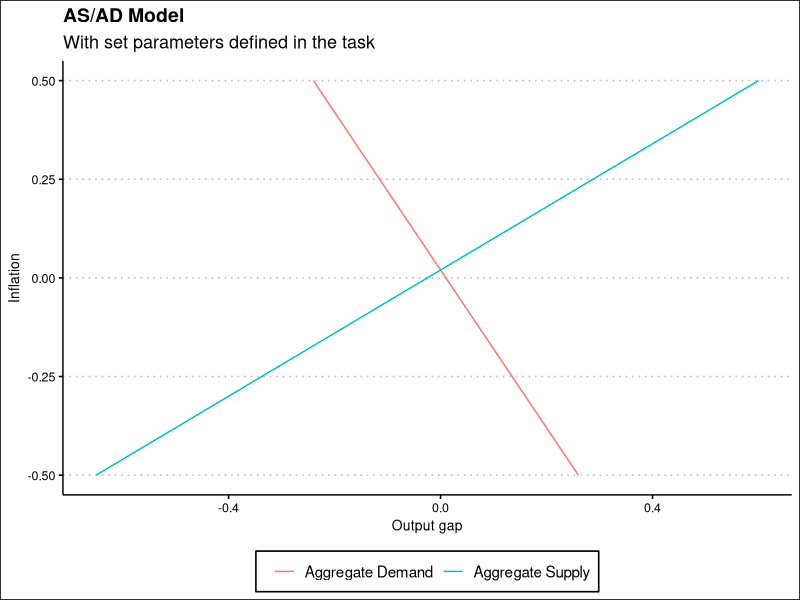
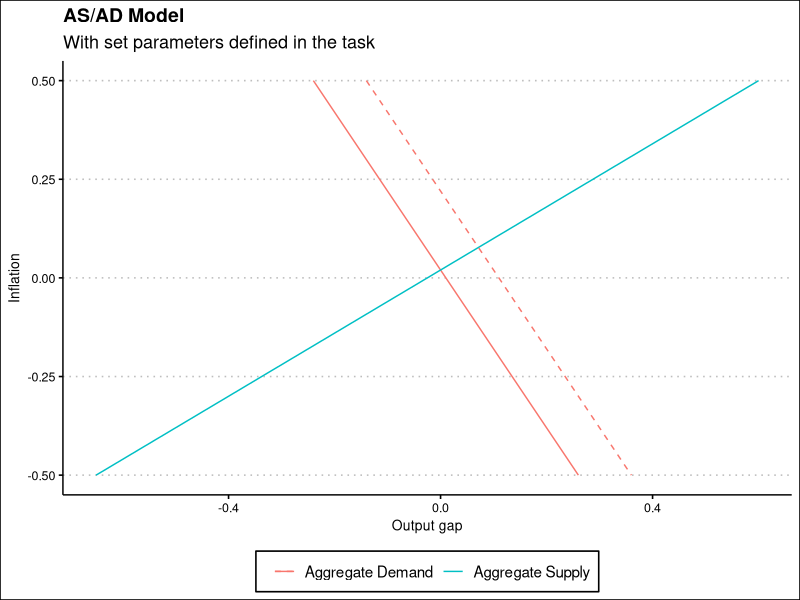
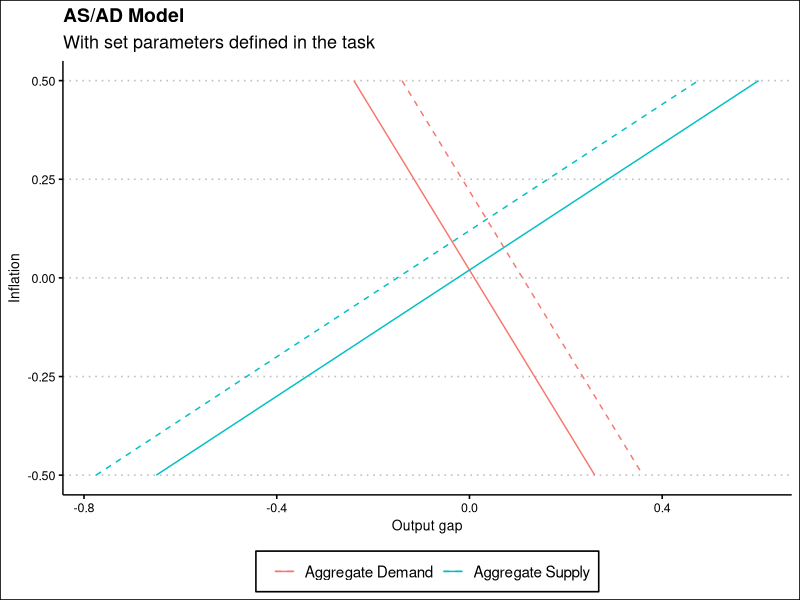
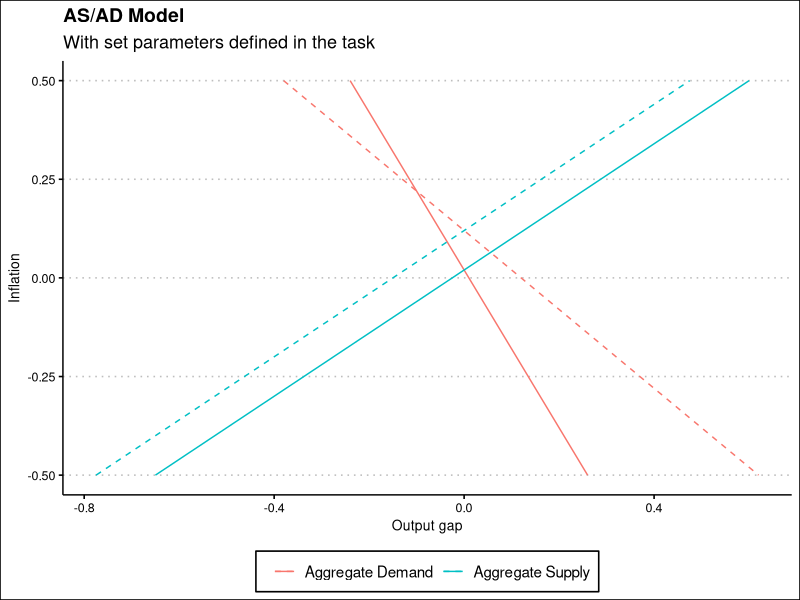
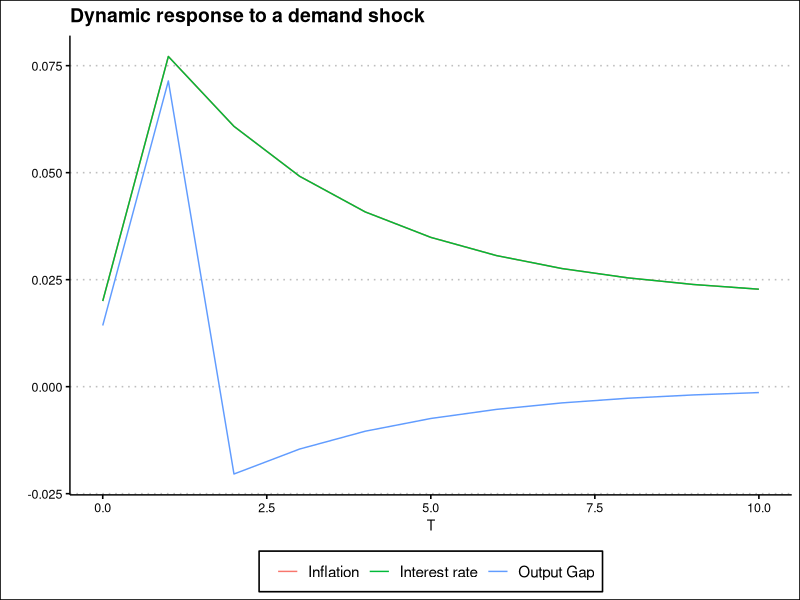
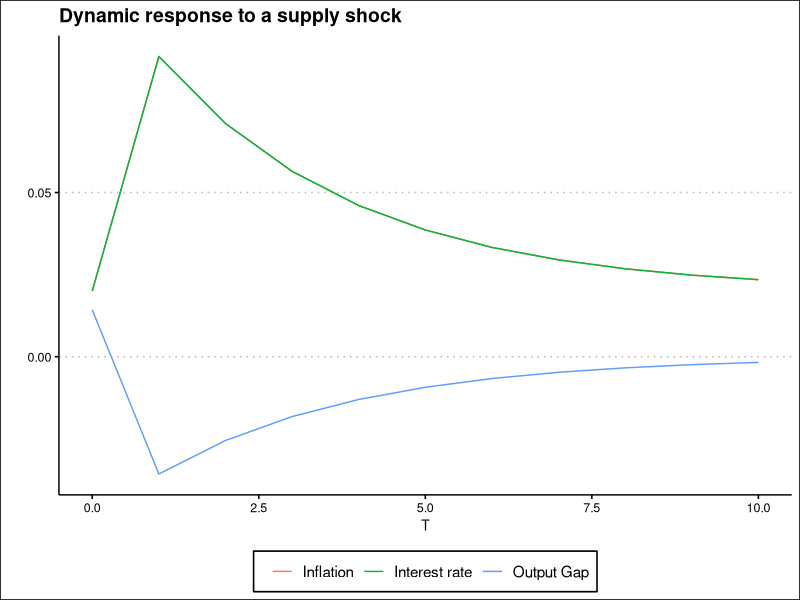
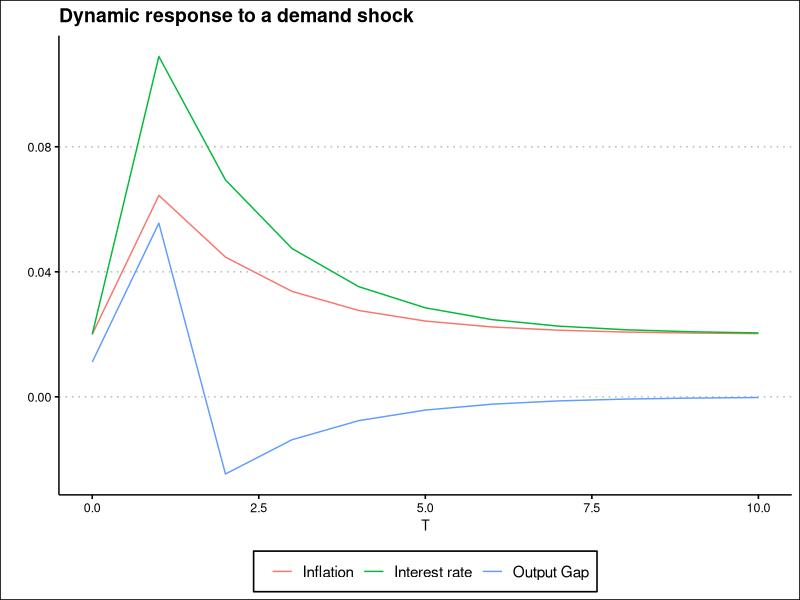
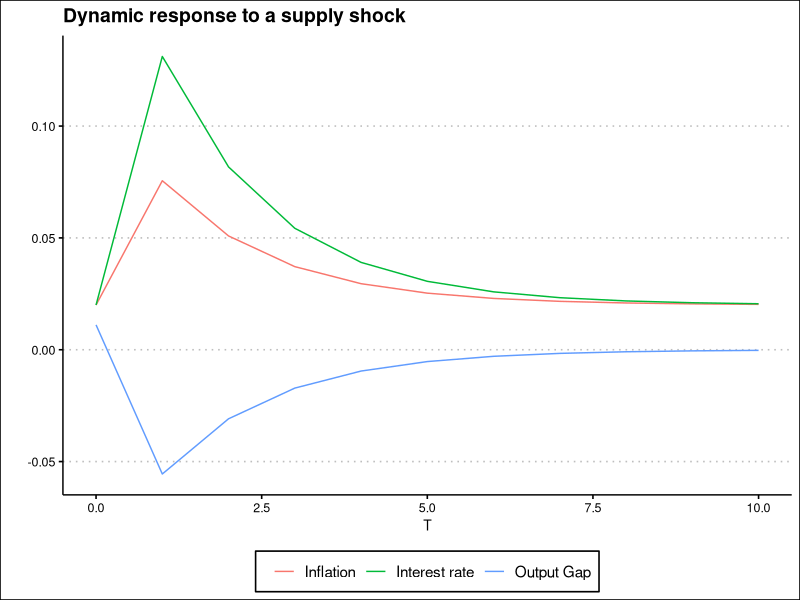

These charts were generated, in order, by the following R code:
## ---- chunk 1
knitr::opts_chunk$set(echo = TRUE, cache = F)
## ---- chunk 2

# Packages
#First of all we need to load some common packages that will be used in order 
# to solve the problems at hand. Other packages that will be installed to solve 
# specific tasks will be pasted in their own sections

# Primary Packages

  library(tidyverse)

# Additional packages

  library(assertthat)
  library(magrittr)
  library(ggthemes)

# This problem consists of creating function in order to solve some equations 
# about the AS-AD model of the economy

# Defining Functions ----
# We define the Interest Rate first, because we need it in the following equations

  nominal_interest_rate <- function(pi, m, pibar, rbar) {
    R_t <- (m*(pi - pibar))+rbar
    return(R_t)
  }
  
# When the interest rate function is complete, we can create functions for the 
# aggregate demand and supply

# Function to define the the output gap by demand

  y_demand <- function(pi, a, b, rbar, m, pibar) {
    R_t <- (nominal_interest_rate(pi=pi,
                           m=m,
                           pibar=pibar,
                           rbar=rbar))
    y <- a - (b*(R_t - rbar))
    return(y)
  }
  
# Function to define the output gap by supply

  y_supply <- function(pi, pi_lag, nu, o) {
    y <- (pi - pi_lag - o) / nu
    return(y)
  }
  
# When the functions are defined we can use the tests supplied to us by the 
# assignment in order to check the validity of the functions. If the output of 
# the tests results in TRUE, then one can assume that the functions have the 
# desired functionality

## ---- chunk 3
library(assertthat)

# Tests for assignment 1. Leave this code chunk *unchanged* and 
# ensure you run the tests *after* the chunk with you answer to 
# assignment 1. 

assert_that(
  nominal_interest_rate(pi=.0, m=1, pibar=.02, rbar=.02) <
    nominal_interest_rate(pi=.02, m=1, pibar=.02, rbar=.02),
  msg = "Interest rate isn't falling with lowered inflation"
)


assert_that(
  y_demand(pi=.02,a=0,b=.5,rbar=0.02,m=1,pibar=.02) < 
    y_demand(pi=.0,a=0,b=.5,rbar=0.02,m=1,pibar=.02),
  msg = "Demand curve isn't decreasing with higher prices"
)

assert_that(
  y_supply(pi=.00,pi_lag=.02, nu=.8, o=0) < 
    y_supply(pi=.02,pi_lag=.02, nu=.8, o=0),
  msg = "Supply isn't increasing with higher inflation"
)

assert_that(
  nominal_interest_rate(pi=.1, m=2, pibar=.02, rbar=.02)==.18,
  msg="Interest rate function returns wrong values"
  )

assert_that(
  abs(y_demand(pi=1,a=10,b=10,rbar=0.02,m=1,pibar=.02)-.2)<.0001,
  msg="Demand function returns wrong values"
)

assert_that(
  abs(y_supply(pi=-.01,pi_lag=.05, nu=.3, o=.1)+0.5333)<0.001,
  msg="Supply function returns wrong values"
)

## ---- chunk 4
#This problem requires that we create a plot based on the functions we created 
# in the last problem, and use it to formulate a diagram of the AS/AD model.

# I will use data frames in order to store the output from the functions from 
# the last task and plot them using ggplot2.

# Problem 2.1
# First of all, we need to define the variables as presented in the task 
# description. We store these values in variables in order to ease the process 
# of using them in equations later in the task.

  a <- 0
  b <- 0.5
  m <- 1
  nu <- 0.8
  pibar <- 0.02
  rbar <- 0.02
  o <- 0
  pi_lag <- pibar
  
# As the figure is based on the inflation in the economy, we can store a 
# sequence of values for pi in a data frame in order to simulate different 
# figures for inflation in the economy. The we use the specified functions from 
# Problem 1 in order to calculate the output gap from demand and supply in the economy.

  y_output <- 
    tibble(                                                        # Create a data frame
      pi = seq(-0.5, 0.5, by = .005),                              # Simulate pi values
      demand_outputgap = y_demand(pi, a, b, rbar, m, pibar),       # Calculate output gap (demand)
      supply_outputgap = y_supply(pi, pi_lag, nu, o)               # Calculate output gap (supply)
    )
  
# Plot of problem 2.1
  plot.2.1 <- y_output %>% 
    ggplot() +
    
    # Lines
    geom_line(aes(x = demand_outputgap, y = pi, col = "Aggregate Demand")) +
    geom_line(aes(x = supply_outputgap, y = pi, col = "Aggregate Supply")) +
    guides(size="none") +
  
    # Correct legend and labels
    labs(x = "Output gap",
         y = "Inflation",
         title = "AS/AD Model",
         subtitle = "With set parameters defined in the task",
         colour = "") +

    # Visual improvements
    theme_clean() +
    theme(legend.position = "bottom")

  plot.2.1
  
# Problem 2.2
#To solve the next task I have chosen to redefine the `y_output`data frame, 
# and add values in order to simulate the demand and supply shocks that follow 
# this task. First of all i added two new variables to the script, `a_2` and `o_2`. 
  
  a_2 <- 0.1      # A change representing a demand shock
  o_2 <- 0.1      # A change representing a supply shock
  
# With these new values to represent a shock in the economy I will plot the 
# following effects in a diagram similat to the one stored in `plot.2.1`.
  
  y_output <- 
    tibble(
      pi = seq(-0.5, 0.5, by = .005),
      demand_outputgap = y_demand(pi, a, b, rbar, m, pibar),
      supply_outputgap = y_supply(pi, pi_lag, nu, o),
      demand_shock = y_demand(pi, a_2, b, rbar, m, pibar),
      supply_shock = y_supply(pi, pi_lag, nu, o_2)
      )

# After we have appended these new calculations we can use the existing framework 
# in order to add the new lined. First of all we can plot the demand shock to 
# the diagram. The shocks will be represented by dashed lines in the diagrams.
  
plot.2.2 <- y_output %>% 
    ggplot() +
    
    # Lines
    geom_line(aes(x = demand_outputgap, y = pi, col = "Aggregate Demand")) +
    geom_line(aes(x = supply_outputgap, y = pi, col = "Aggregate Supply")) +
    geom_line(aes(x = demand_shock, y = pi, col = "Aggregate Demand"), linetype = "dashed") +  # Demand Shock
    guides(size="none") +
    
    # Correct legend and labels
    labs(x = "Output gap",
         y = "Inflation",
         title = "AS/AD Model",
         subtitle = "With set parameters defined in the task",
         colour = "") +
    
    # Visual improvements
    theme_clean() +
    theme(legend.position = "bottom")

plot.2.2

# Problem 2.3
# With this new framework we can easily append the supply shock to the same 
# diagram in order to compare and contrast the two and their effects on the 
# model as a whole. 

plot.2.3 <- 
    plot.2.2 +
    geom_line(aes(x = supply_shock, y = pi, col = "Aggregate Supply"), linetype = "dashed")

plot.2.3

# Problem 2.4
# In this problem we have to change the value of m in order to change how 
# monetary policy affects the economy. We start this new diagram by defining a 
# new variable, `m_2` which will represent this change in monetary policy.

  m_2 <- 2
  
# Then we can create a new framework in order to visualize the changes in 
# the m value in the model.
  
  y_output_mr <- 
    tibble(
      pi = seq(-0.5, 0.5, by = .005),
      demand_outputgap = y_demand(pi, a, b, rbar, m, pibar),
      supply_outputgap = y_supply(pi, pi_lag, nu, o),
      demand_shock = y_demand(pi, a_2, b, rbar, m_2, pibar),
      supply_shock = y_supply(pi, pi_lag, nu, o_2)
    )
  
# And for the last time we can utilize the framework for the diagram we created 
# for the previous tasks and use it in order to create a diagram showing the 
# changes the new m value applies to the model.

  plot.2.4 <- y_output_mr %>% 
    ggplot() +
    
    # Lines
    geom_line(aes(x = demand_outputgap, y = pi, col = "Aggregate Demand")) +
    geom_line(aes(x = supply_outputgap, y = pi, col = "Aggregate Supply")) +
    geom_line(aes(x = demand_shock, y = pi, col = "Aggregate Demand"), linetype = "dashed") +  # Demand Shock
    geom_line(aes(x = supply_shock, y = pi, col = "Aggregate Supply"), linetype = "dashed") +  # Supply shock
    guides(size="none") +
    
    # Correct legend and labels
    labs(x = "Output gap",
         y = "Inflation",
         title = "AS/AD Model",
         subtitle = "With set parameters defined in the task",
         colour = "") +
    
    # Visual improvements
    theme_clean() +
    theme(legend.position = "bottom")

plot.2.4

# Brief comment on the changes in m
# The changes in monetary policy from the perspective of the output gap
# makes it so the aggregate demand is more responsive to changes
# in the inflation. This is in line with the concept of a higher
# monetary policy.

## ---- chunk 5

# In order to solve this problem we need to define a couple of new functions 
# that will help us to calculate the output gap equilibrium and this inflation 
# in the economy in time = t. The function for the nominal interest rate R_t 
# is already defined in the `nominal_interest_rate`-function.

# Function for the output gap  
  output_gap <- function(a, b, m, nu, o, pi, pi_lag) {
    y <- (1/(1+(b*m*nu))) * (a - (b*m)*(pi_lag + o - pi))
    return(y)
  }
  
# Function for inflation
  inflation_t <- function(pi_lag, nu, y, o) {
    pi <- (pi_lag + (nu * y) + o)
    return(pi)
  }

# I have also chosen to create a simple naming function in order to properly 
# name the output of the function I have created to create the plots.

  type_shock <- function(type) {
    if(type == "o") {
      return("supply")
    } else {
      return("demand")} 
  }

# This function will change it's value based on wheter the shock is a 
# demand or supply shock.

# I have chosen to use the defined variables from Problem 2 as a framework for 
# the economy in the status quo of the economy `(t=0)`. The calculations are 
# also done within the framework of a large function. In hindsight it would 
# probably be more practical to split some of the the functions functionality 
# in to smaller functions, but alas here we are.

  simulate_shock <- function(shock_value, shock_variable, m) {            # Create a data frame that will 
    sim_economy <- tibble(                                                # store the inputs and 
      t = c(0:10),                                                        # outputs of the simulation
      a = 0,
      b = 0.5,
      m = m,
      nu = 0.8,
      o = 0,
      pibar = 0.02,
      rbar = 0.02,
      pi_lag = NA,
      R_t = NA,
      pi = NA,
      y = NA,
    )
    
    # Setup for the shock simulation
    # These lines sets the stage by defining the "staus quo" in t=0
    sim_economy$pi_lag[1] <- sim_economy$pibar[1]
    sim_economy$pi[1] <- sim_economy$pibar[1]
    sim_economy[[2, shock_variable]] <- shock_value                        # This line sets the shock
                                                                           # in t=1
    sim_economy$R_t[1] <- nominal_interest_rate(pi = sim_economy$pi[1],
                                                m = sim_economy$m[1],
                                                pibar = sim_economy$pibar[1],
                                                rbar = sim_economy$rbar[1])
    sim_economy$y[1] <- output_gap(a = sim_economy$pi[1],
                                   b = sim_economy$b[1],
                                   m = sim_economy$m[1],
                                   nu = sim_economy$nu[1],
                                   o = sim_economy$o[1],
                                   pi = sim_economy$pi[1],
                                   pi_lag = sim_economy$pi_lag[1])
    
    
    # Simulation of the economy
    for(i in 2:nrow(sim_economy)) {
      sim_economy$pi_lag[i] <- sim_economy$pi[i-1]                          # Calculating pi lag
      
      sim_economy$y[i] <- output_gap(sim_economy$a[i],                      # Calculating Output Gap
                                     sim_economy$b[i],
                                     sim_economy$m[i],
                                     sim_economy$nu[i],
                                     sim_economy$o[i],
                                     sim_economy$pibar[i], 
                                     sim_economy$pi_lag[i])
      
      sim_economy$pi[i] <- inflation_t(sim_economy$pi_lag[i],               # Calculation pi
                                       sim_economy$nu[i],
                                       sim_economy$y[i],
                                       sim_economy$o[i])
      
      sim_economy$R_t[i] <- nominal_interest_rate(sim_economy$pi[i],        # Calculating R_t
                                                  sim_economy$m[i],
                                                  sim_economy$pibar[i],
                                                  sim_economy$rbar[i])
    }
    
    # Plotting the results
    plot.sim.econ <- 
      sim_economy %>% 
      ggplot() +
      geom_line(aes(x = t, y = y, col = "Output Gap"))+
      geom_line(aes(x = t, y = pi, col = "Inflation"))+
      geom_line(aes(x = t, y = R_t, col = "Interest rate")) +
      
      # Labels
      labs(x = "T",
           y = "",
           colour = "",
           title = paste("Dynamic response to a", type_shock(shock_variable), "shock")) +
      
      # Changing the look of the plot
      theme_clean() +
      theme(legend.position = "bottom")
    
    return(plot.sim.econ)
  }
  
# With the function defined, we can use it in order to see different scenarios
# where m is equal to 1 and 2, and where there is a supply and demand shock
# with a shock value equal to 0.1
  
  simulate_shock(0.1, "a", 1)
  simulate_shock(0.1, "o", 1)
  simulate_shock(0.1, "a", 2)
  simulate_shock(0.1, "o", 2)



## ---- chunk 6

# In order to solve this problem we can create two new functions
# in order to determine the new y and R_t values with the
# specified formulas
  
  # The 'new' R_t
  nominal_interest_rate_optimal <- function(rbar, a, b, nu, lambda, pi_lag, pibar, o) {
    oR_t <- rbar + (a/b) + ((nu/(b*(lambda + (nu^2))))*(pi_lag - pibar + o))
    return(oR_t)
  }
  
  # The 'new' y
  output_gap_optimal <- function(nu, b, lambda, pibar, pi_lag, o) {
    oY <- (nu/(b*(lambda + (nu^2))))*(pibar - pi_lag - o)
    return(oY)
  }
  
# Then, we can use these formulas in a similar way to the last problem
# to simulate how the nominal interest rate and output gap will be
# affected by which model is in use
  
  sim_economy_optimal <- tibble(
    t = c(0:10),
    a = 0,
    b = 0.5,
    m = 2,
    nu = 0.8,
    o = 0,
    pibar = 0.02,
    rbar = 0.02,
    lambda = 1,
    pi_lag = NA,
    R_t = NA,
    oR_t = NA,
    pi = NA,
    y = NA,
    oY = NA,
  )

# Then we need to modify this data frame in order to insert the
# values that appear in the the status quo reference frame (t=0)

  sim_economy_optimal$pi_lag[1] <- sim_economy_optimal$pibar[1] # Defines the first pi_lag as targeted pi (pibar)
  sim_economy_optimal$pi[1] <- sim_economy_optimal$pibar[1]     # Sets the first pi as targeted pi
  sim_economy_optimal[[2, "o"]] <- 0.1                          # This line sets the shock
                                                                # in t=1
  sim_economy_optimal$R_t[1] <- nominal_interest_rate(pi = sim_economy_optimal$pi[1], # Set R_t in t=0
                                              m = sim_economy_optimal$m[1],
                                              pibar = sim_economy_optimal$pibar[1],
                                              rbar = sim_economy_optimal$rbar[1])
  
  sim_economy_optimal$y[1] <- output_gap(a = sim_economy_optimal$pi[1], # Set y in t=0
                                 b = sim_economy_optimal$b[1],
                                 m = sim_economy_optimal$m[1],
                                 nu = sim_economy_optimal$nu[1],
                                 o = sim_economy_optimal$o[1],
                                 pi = sim_economy_optimal$pi[1],
                                 pi_lag = sim_economy_optimal$pi_lag[1])
  
  sim_economy_optimal[[1, "oR_t"]] <-                           # Set optimal R_t
    nominal_interest_rate_optimal(rbar = sim_economy_optimal[[1, "rbar"]],
                                  a = sim_economy_optimal[[1, "a"]],
                                  b = sim_economy_optimal[[1, "b"]],
                                  nu = sim_economy_optimal[[1, "nu"]],
                                  lambda = sim_economy_optimal[[1, "lambda"]],
                                  pi_lag = sim_economy_optimal[[1, "pi_lag"]],
                                  pibar = sim_economy_optimal[[1, "pibar"]],
                                  o = sim_economy_optimal[[1, "o"]])
  
  sim_economy_optimal[[1, "oY"]] <- 
    output_gap_optimal(nu = sim_economy_optimal[[1, "nu"]],
                       b = sim_economy_optimal[[1, "b"]],
                       lambda = sim_economy_optimal[[1, "lambda"]],
                       pibar = sim_economy_optimal[[1, "pibar"]],
                       pi_lag = sim_economy_optimal[[1, "pi_lag"]],
                       o = sim_economy_optimal[[1, "o"]])
  
# Then we can recycle some code from Problem 3 and use it to simulate
# both the formulas response from (2) and also the optimal formulas
  
  for(i in 2:nrow(sim_economy_optimal)) {
    sim_economy_optimal$pi_lag[i] <- sim_economy_optimal$pi[i-1]                      # Calculating pi lag
    
    sim_economy_optimal$y[i] <- output_gap(sim_economy_optimal$a[i],                  # Calculating Output Gap
                                   sim_economy_optimal$b[i],
                                   sim_economy_optimal$m[i],
                                   sim_economy_optimal$nu[i],
                                   sim_economy_optimal$o[i],
                                   sim_economy_optimal$pibar[i], 
                                   sim_economy_optimal$pi_lag[i])
    
    sim_economy_optimal$pi[i] <- inflation_t(sim_economy_optimal$pi_lag[i],           # Calculation pi
                                     sim_economy_optimal$nu[i],
                                     sim_economy_optimal$y[i],
                                     sim_economy_optimal$o[i])
    
    sim_economy_optimal$R_t[i] <- nominal_interest_rate(sim_economy_optimal$pi[i],    # Calculating R_t
                                                sim_economy_optimal$m[i],
                                                sim_economy_optimal$pibar[i],
                                                sim_economy_optimal$rbar[i])
    
    sim_economy_optimal[[i, "oR_t"]] <-                                  # Simulate optimal R_t
      nominal_interest_rate_optimal(rbar = sim_economy_optimal[[i, "rbar"]],
                                    a = sim_economy_optimal[[i, "a"]],
                                    b = sim_economy_optimal[[i, "b"]],
                                    nu = sim_economy_optimal[[i, "nu"]],
                                    lambda = sim_economy_optimal[[i, "lambda"]],
                                    pi_lag = sim_economy_optimal[[i, "pi_lag"]],
                                    pibar = sim_economy_optimal[[i, "pibar"]],
                                    o = sim_economy_optimal[[i, "o"]]) 
    
    sim_economy_optimal[[i, "oY"]] <-                                    # Simulate optimal oY
      output_gap_optimal(nu = sim_economy_optimal[[i, "nu"]],
                         b = sim_economy_optimal[[i, "b"]],
                         lambda = sim_economy_optimal[[i, "lambda"]],
                         pibar = sim_economy_optimal[[i, "pibar"]],
                         pi_lag = sim_economy_optimal[[i, "pi_lag"]],
                         o = sim_economy_optimal[[i, "o"]])
      
  }
  
  plot.sim.opt.econ <- 
    sim_economy_optimal %>% 
    ggplot() +
    
    geom_line(aes(x = t, y = y, col = "Output gap (Non-optimal)")) +
    geom_line(aes(x = t, y = oY, col = "Output gap (Optimal)")) +
    geom_line(aes(x = t, y = R_t, col = "Nominal Interest Rate (Non-optimal")) +
    geom_line(aes(x = t, y = oR_t, col = "Nominal Interest Rate (Optimal")) +
    
    labs(x = "T",
         y = "",
         colour = "",
         title = "Comparing optimal monetary response to a simplification",
         subtitle = "Positive supply shock") +
    
    # Changing the look of the plot
    theme_classic() +
    theme(legend.position = "bottom")
  
  plot.sim.opt.econ

# Brief comment
# As one can see from the generated plot, the simple monetary rule gives
# a result similar to that of the optimal one. This implies that even though
# it is not as accurate, one can infer meaningful information from using them
# on the economy, although it might not be perfect for accurate 
# interest rate and inflation targeting.

## ---- chunk 7
sessionInfo()
